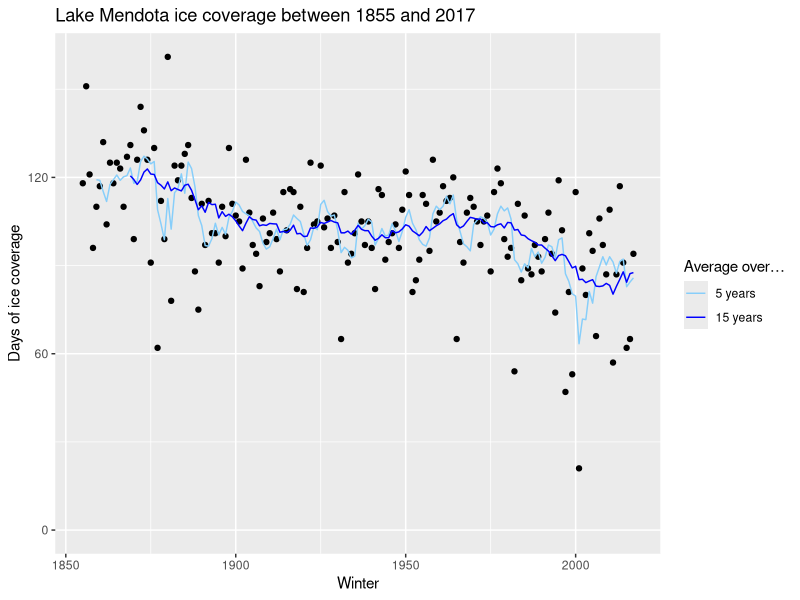

Write the R code that produced this figure. (Note: this script raises an error after producing the figure.)
library(ggplot2)
library(zoo)  # for rollmean
library(reshape2)  # for melt
library(plyr)  # for ddply
library(scales)

Sys.setlocale(category = "LC_TIME", locale = "en_US")  # For Date conversions

df <- read.csv(file="raw_data.csv", header = TRUE, na.strings = c("---", "-", "--"))

# Remove rows with NAs in the CLOSED or OPENED columns
df <- subset(df, !(is.na(CLOSED) | is.na(OPENED)) )

# WINTER (string -> int)
year.from.winter <- function (x) {
  stop <- regexpr("-", x, fixed = TRUE)[1] -1
  value <- as.integer(substr(x, 1, stop))
  return(value)
}
df$WINTER <- apply(df["WINTER"], 1, year.from.winter)

# CLOSED | OPENED (string -> Date)
convert.date <- function (start.year, day.closed, day.opened) {
  # Parse the dates using locale and the following date format
  format <- "%Y-%e-%b"  # eg. 1855-18-Dec
  parse <- function (year, s) {  # Convert the string to a date on given year
    date.string <- paste0(year, "-", s)
    return (as.Date.character(date.string, format))
  }
  winter.start <- as.Date.character(paste0(start.year, "-07-01"))
  
  # The closing date should be during the winter of said year, which stretches to the beginning of the following year
  closed <- parse(start.year, day.closed)
  if (closed < winter.start) {
    closed <- parse(start.year +1, day.closed)
  }
  
  # The opening date should be after the closing one
  opened <- parse(start.year, day.opened)
  if (opened < closed) {
    opened <- parse(start.year +1, day.opened)
  }
  
  return (data.frame(CLOSED = closed, OPENED = opened))
}
df <- mdply(df, function (WINTER, CLOSED, OPENED, ...) { return (convert.date (WINTER, CLOSED, OPENED)) })
# Dunno why this doesn't create a df with 2 columns instead of 4…

# Compute the number of days
df$DAYS <- as.integer(df$OPENED - df$CLOSED)


## DATA FOR PLOT #0

# Sum days for each year
sum.on.days <- function (df) {
  days <- sum(df$DAYS)
  return (data.frame(WINTER = df$WINTER[1], DAYS = days))
}
#df1 <- do.call(rbind, by(df, df$WINTER, sum.on.days))
df1 <- ddply (df, .(WINTER), sum.on.days)

# Data for the first plot
df2 <- data.frame (WINTER = df1$WINTER,
                   ROLLMEAN = rollmean (df1$DAYS, 5, fill = NA, align = "right"),
                   ROLLMEAN15 = rollmean (df1$DAYS, 15, fill = NA, align = "right"))
mdf <- melt(df2, "WINTER")

max.days <- max(df1$DAYS)  # For the scale


p <- ggplot() +
  geom_point (data = df1, aes (x = WINTER, y = DAYS)) +
  geom_line (data = mdf, aes (x = WINTER, y = value, colour = variable), na.rm = TRUE) +
  expand_limits (y = 0) +
  scale_colour_manual(values = c("ROLLMEAN" = "lightskyblue", "ROLLMEAN15" = "blue"),
                      name = "Average over…",
                      labels = c("ROLLMEAN" = "5 years", "ROLLMEAN15" = "15 years")) +
  scale_y_continuous (breaks = seq(0, max.days, by = 60),
                      minor_breaks = seq(0, max.days, by = 30)) +
  labs (x = "Winter", y = "Days of ice coverage",
        title = "Lake Mendota ice coverage between 1855 and 2017")

## DATA FOR PLOT #1

# Normalize all dates to Winter 2000
norm.winter.start <- as.Date.character("2000-07-01")
days.in.year <- 365.2425
same.year <- function (date) {
  years.diff <- ceiling(as.numeric(norm.winter.start - date) / days.in.year)
  return(date + years.diff * days.in.year)
}

df3 <- subset(df, select = -c(DAYS))
df3 <- mdply(df3, function (CLOSED, ...) { return (data.frame(CLOSED = same.year(CLOSED))) })
df3 <- mdply(df3, function (OPENED, ...) { return (data.frame(OPENED = same.year(OPENED))) })

df4 <- merge(df3, df1)


p1 <- ggplot() +
  geom_linerange(data = df4, aes (x = WINTER, ymin = CLOSED, ymax = OPENED, colour = DAYS)) +
  scale_colour_viridis_c(begin = 1, end = 0, option = "plasma",
                         name = "Days of\nice coverage",
                         breaks = seq(0, max.days, by = 30)) +
  labs(x = "Winter",
       title = "Lake Mendota ice coverage between 1855 and 2017")

# Now let's invert the time y axis
# cf. https://stackoverflow.com/questions/43625341/reverse-datetime-posixct-data-axis-in-ggplot
# I have no idea what it does though.
c_trans <- function(a, b, breaks = b$breaks, format = b$format) {
  a <- as.trans(a)
  b <- as.trans(b)
  
  name <- paste(a$name, b$name, sep = "-")
  
  trans <- function(x) a$trans(b$trans(x))
  inv <- function(x) b$inverse(a$inverse(x))
  
  trans_new(name, trans, inverse = inv, breaks = breaks, format=format)
  
}
rev_date <- c_trans("reverse", "date")
p1 <- p1 + scale_y_continuous(trans = rev_date)


## DATA FOR PLOT #2

df5 <- df

# Get extremities of opening/closing for each year
extreme.days <- function (df) {
  closed <- min(df$CLOSED)
  opened <- max(df$OPENED)
  return (data.frame(CLOSED = closed, OPENED = opened))
}
df5 <- ddply(df, .(WINTER), extreme.days)

df6 <- df5
df6 <- mdply(df6, function (CLOSED, ...) { return (data.frame(CLOSED = same.year(CLOSED))) })
df6 <- mdply(df6, function (OPENED, ...) { return (data.frame(OPENED = same.year(OPENED))) })
df6 <- melt(df6, "WINTER")

# Group by 50 years (and by variable)
df6$GROUP <- floor(df6$WINTER / 50)
name.group <- function (df) {
  df$GROUP <- rep (paste0 (df$variable[1], df$GROUP[1]), nrow(df))
  return (df)
}
df6 <- ddply(df6, .(variable, GROUP), name.group)
df6$GROUP <- factor(df6$GROUP)

# Identify outliers by ALPHA
alpha.outlier <- function (df) {
  default.alpha <- 0
  outliers <- boxplot.stats(as.integer(df$value))$out
  print(outliers)
  df$ALPHA <- ifelse (as.integer(df$value) %in% outliers, 1, default.alpha)
  return (df)
}
df6 <- ddply(df6, .(GROUP), alpha.outlier)

min.date <- min(df6$value)
middle.date <- (max(df6$value) - min.date) / 2 + min.date


p2 <- ggplot() +
  geom_vline(xintercept = 1855, colour = "palegreen") +
  geom_vline(xintercept = 2017, colour = "palegreen") +
  geom_boxplot (data = df6,
                aes (x = WINTER, y = value, group = GROUP, colour = variable),
                varwidth = TRUE,
                position = position_identity(),
                outlier.alpha = 0) +
  geom_point(data = df6,
             aes (x = WINTER, y = value, colour = variable, alpha = ALPHA)) +
  labs (x = "Years", y = "",
        title = "Freezing and thawing of lake Mendota between 1855 and 2017") +
  scale_colour_manual(values = c("CLOSED" = "#00BFC4", "OPENED" = "#F8766D"),
                      name = "Date the lake…",
                      labels = c("CLOSED" = "Froze", "OPENED" = "Thawed")) +
  scale_alpha(range = c(0.3, 1),
              name = "",
              breaks = c(0.5, 1),
              labels = c("Data point", "Outliers")) +
  # scale_x_continuous(breaks = c(seq(1850, 2017, by = 50)),
  #                    minor_breaks = seq(1850, 2017, by = 25)) +
  #theme(axis.text.x = element_text(angle = 45, hjust = 1))
  annotate("label", x = c(1855, 2017), y = rep(middle.date, 2),
           label = c(1855, 2017))

  
# group = cut_width(WINTER, 20),
p2 <- p2 + scale_y_continuous(trans = rev_date)